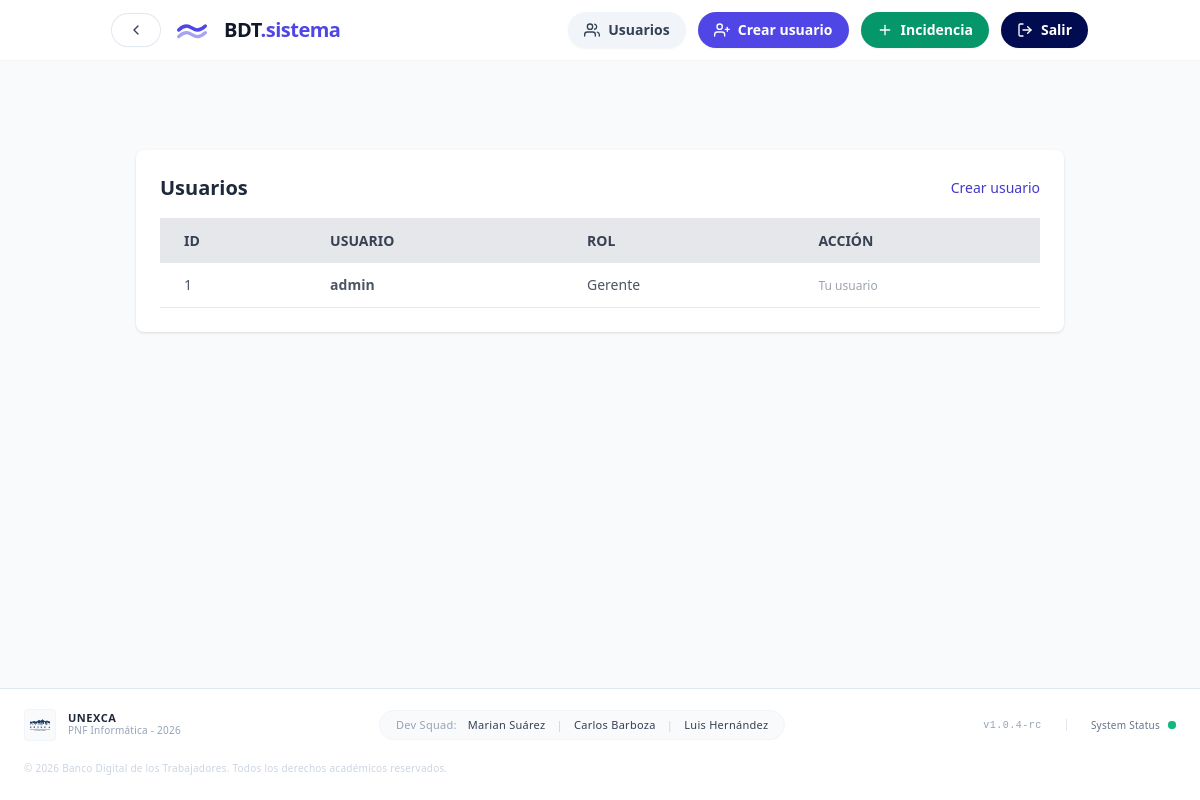
The app's page /index.php?route=users (signed in), older data.
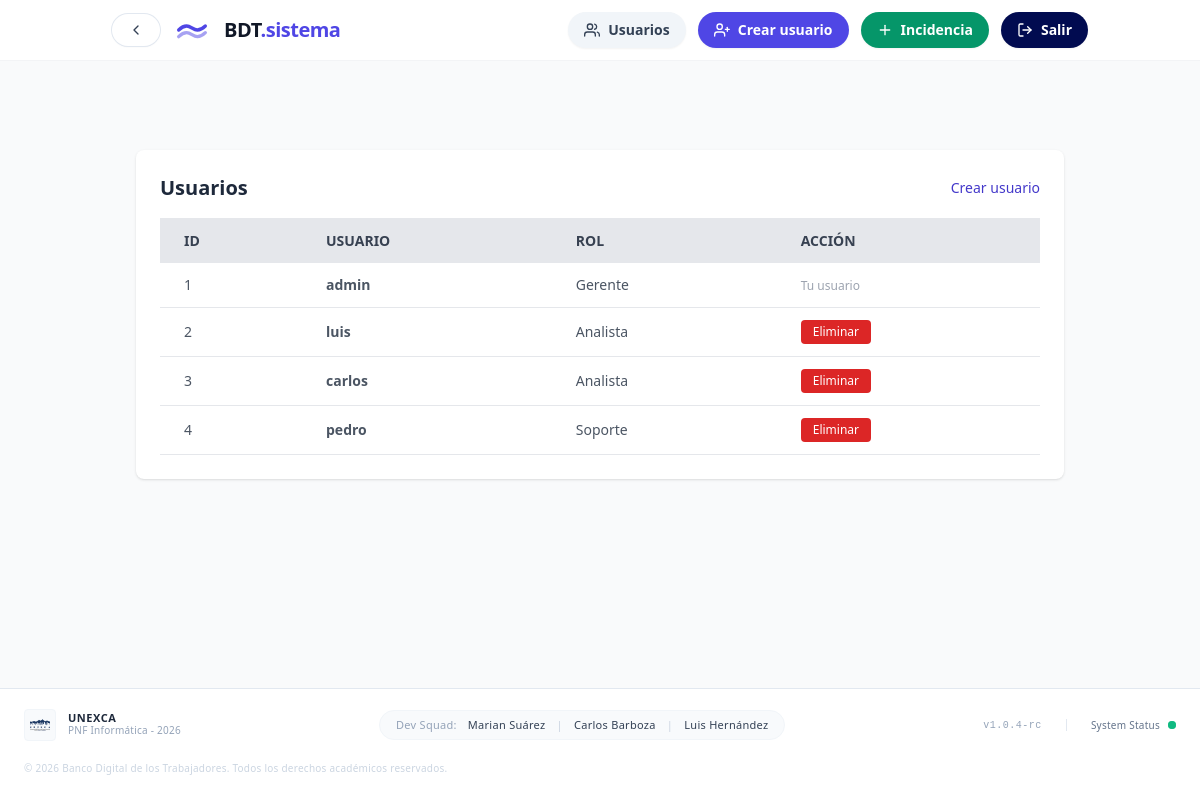
The same page, newer data.
### tables this page shows
CREATE TABLE users (
                id INTEGER PRIMARY KEY AUTOINCREMENT,
                username TEXT NOT NULL UNIQUE,
                password TEXT NOT NULL,
                role TEXT NOT NULL
            );

### app/Controllers/AuthController.php (called while the page is built, shortened)
<?php
class AuthController {
    public function users() {
        $users = User::getAll();
        require __DIR__ . '/../Views/auth/list_users.php';
    }
}

### app/Models/User.php (called while the page is built, shortened)
<?php
class User {
    public static function getAll() {
        $pdo = Database::connect();
        $stmt = $pdo->query("SELECT id, username, role FROM users");
        return $stmt->fetchAll(PDO::FETCH_ASSOC);
    }
}

### app/Views/auth/list_users.php (the view, shortened to what this page needs)
<?php require __DIR__ . '/../layout/header.php'; ?>
<div class="container mx-auto px-12 py-8 mt-[70px]">
    <div class="max-w-5xl mx-auto bg-white p-6 rounded-lg shadow">
        <div class="flex items-center justify-between mb-4">
            <h2 class="text-xl font-bold">Usuarios</h2>
            <a href="?route=create_user" class="text-sm text-indigo-700 hover:underline">Crear usuario</a>
        </div>
        <div class="overflow-x-auto">
            <table class="w-full text-left border-collapse">
                <thead>
                    <tr class="bg-gray-200 text-gray-700 uppercase text-sm leading-normal">
                        <th class="py-3 px-6">ID</th>
                        <th class="py-3 px-6">Usuario</th>
                        <th class="py-3 px-6">Rol</th>
                        <th class="py-3 px-6">Acción</th>
                    </tr>
                </thead>
                <tbody class="text-gray-600 text-sm font-light">
                    <?php foreach ($users as $user): ?>
                        <tr class="border-b border-gray-200 hover:bg-gray-100">
                            <td class="py-3 px-6"><?= $user['id'] ?></td>
                            <td class="py-3 px-6 font-semibold"><?= htmlspecialchars($user['username']) ?></td>
                            <td class="py-3 px-6"><?= htmlspecialchars($user['role']) ?></td>
                            <td class="py-3 px-6">
                                <?php if (intval($user['id']) === intval($_SESSION['user_id'])): ?>
                                    <span class="text-xs text-gray-400">Tu usuario</span>
                                <?php else: ?>
                                    <form method="POST" action="?route=delete_user" onsubmit="return confirm('¿Eliminar este usuario?')">
                                        <button class="text-xs bg-red-600 text-white px-3 py-1 rounded hover:bg-red-700">Eliminar</button>
                                    </form>
                                <?php endif; ?>
                            </td>
                        </tr>
                    <?php endforeach; ?>
                </tbody>
            </table>
        </div>
    </div>
</div>
<?php require __DIR__ . '/../layout/footer.php'; ?>

### public/index.php (shortened to what this page needs)
<?php
require_once __DIR__ . '/../app/Models/User.php';
require_once __DIR__ . '/../app/Controllers/AuthController.php';
$route = $_GET['route'] ?? 'home';
$auth = new AuthController();
switch ($route) {
    case 'users':
        $auth->users();
        break;
}

### app/Views/layout/header.php (shortened to what this page needs)
<!DOCTYPE html>
<html lang="es">
<head>
    <script src="https://cdn.tailwindcss.com"></script>
</head>
<body class="bg-gray-50 text-slate-800 antialiased font-sans flex flex-col min-h-screen">
    <?php $currentRoute = $_GET['route'] ?? 'home'; ?>
    <nav id="main-nav" class="fixed z-50 nav-top">
        <div class="container mx-auto px-6 flex justify-between items-center h-full">
            <div class="flex items-center gap-4">
                <?php if(isset($_SESSION['user_id']) && $currentRoute !== 'home' && $currentRoute !== 'login'): ?>
                    <a href="?route=dashboard" class="inline-flex items-center gap-2 rounded-full bg-white px-4 py-2 text-sm font-semibold text-slate-700 shadow-sm ring-1 ring-slate-200 transition hover:bg-slate-50 focus:outline-none focus:ring-2 focus:ring-slate-300/60">
                        <svg class="h-4 w-4" viewBox="0 0 24 24" fill="none" stroke="currentColor" stroke-width="2" stroke-linecap="round" stroke-linejoin="round" aria-hidden="true">
                            <polyline points="15 18 9 12 15 6"/>
                        </svg>
                    </a>
                <?php endif; ?>
                <span class="text-xl font-bold text-gray-900 tracking-tight">BDT<span class="text-[#4F46E5]">.sistema</span></span>
            </div>
            <?php if(!isset($_SESSION['user_id'])): ?>
                <a href="#" class="text-sm font-semibold text-gray-500 hover:text-[#010b50]">Centro de Ayuda</a>
            <?php elseif($currentRoute !== 'home' && $currentRoute !== 'login'): ?>
                <div class="flex items-center gap-3">
                    <?php if(isset($_SESSION['role']) && $_SESSION['role'] === 'Gerente'): ?>
                        <a href="?route=users" class="inline-flex items-center gap-2 rounded-full bg-slate-100 px-4 py-2 text-sm font-semibold text-slate-700 shadow-sm transition hover:bg-slate-200 focus:outline-none focus:ring-2 focus:ring-slate-400/40">
                            Usuarios
                        </a>
                        <a href="?route=create_user" class="inline-flex items-center gap-2 rounded-full bg-indigo-600 px-4 py-2 text-sm font-semibold text-white shadow-sm transition hover:bg-indigo-700 focus:outline-none focus:ring-2 focus:ring-indigo-600/40">
                            Crear usuario
                        </a>
                    <?php endif; ?>
                    <a href="?route=create_ticket" class="inline-flex items-center gap-2 rounded-full bg-emerald-600 px-4 py-2 text-sm font-semibold text-white shadow-sm transition hover:bg-emerald-700 focus:outline-none focus:ring-2 focus:ring-emerald-600/40">
                        <svg class="h-4 w-4" viewBox="0 0 24 24" fill="none" stroke="currentColor" stroke-width="2" stroke-linecap="round" stroke-linejoin="round" aria-hidden="true">
                            <path d="M12 5v14"/>
                            <path d="M5 12h14"/>
                        </svg>
                        Incidencia
                    </a>
                    <a href="?route=logout" class="inline-flex items-center gap-2 rounded-full bg-[#010b50] px-4 py-2 text-sm font-semibold text-white shadow-sm transition hover:bg-[#0b1f7a] focus:outline-none focus:ring-2 focus:ring-[#010b50]/40">
                        <svg class="h-4 w-4" viewBox="0 0 24 24" fill="none" stroke="currentColor" stroke-width="2" stroke-linecap="round" stroke-linejoin="round" aria-hidden="true">
                            <path d="M9 21H5a2 2 0 0 1-2-2V5a2 2 0 0 1 2-2h4"/>
                            <polyline points="16 17 21 12 16 7"/>
                            <line x1="21" y1="12" x2="9" y2="12"/>
                        </svg>
                        Salir
                    </a>
                </div>
            <?php endif; ?>
        </div>
    </nav>
    <main class="flex-grow w-full pt-12 md:pt-12">

### app/Views/layout/footer.php (shortened to what this page needs)
    </main>
    <footer class="w-full bg-white border-t border-slate-200 transition-colors duration-300 mt-auto font-sans">
        <div class="max-w-[1440px] mx-auto px-6 py-5">
            <div class="flex flex-col md:flex-row items-center justify-between gap-6">
                <div class="flex items-center gap-3">
                    <div class="w-8 h-8 flex items-center justify-center bg-slate-50 rounded border border-slate-100">
                        <img src="/assets/images/unexca-logo.png" alt="UNEXCA Logo" class="w-5 h-5 object-contain"/>
                    </div>
                    <div class="flex flex-col">
                        <span class="text-[11px] font-bold text-slate-800 tracking-wider uppercase leading-none">UNEXCA</span>
                        <span class="text-[10px] text-slate-400 font-medium tracking-wide">PNF Informática - 2026</span>
                    </div>
                </div>
                <div class="hidden lg:flex items-center bg-slate-50 px-4 py-1.5 rounded-full border border-slate-100">
                    <p class="text-[11px] text-slate-500 tracking-wide font-normal">
                        <span class="text-slate-400 mr-2">Dev Squad:</span>
                        <span class="hover:text-blue-600 transition-colors cursor-default font-medium text-slate-700">Marian Suárez</span>
                        <span class="mx-2 text-slate-300">|</span>
                        <span class="hover:text-blue-600 transition-colors cursor-default font-medium text-slate-700">Carlos Barboza</span>
                        <span class="mx-2 text-slate-300">|</span>
                        <span class="hover:text-blue-600 transition-colors cursor-default font-medium text-slate-700">Luis Hernández</span>
                    </p>
                </div>
                <div class="flex items-center gap-6">
                    <div class="flex items-center gap-2">
                        <span class="text-[10px] font-medium text-slate-400 tracking-wider font-mono">v1.0.4-rc</span>
                    </div>
                    <div class="flex items-center gap-2">
                        <span class="text-[10px] font-medium text-slate-500 tracking-wide">System Status</span>
                        <span class="flex h-2 w-2 relative">
                            <span class="relative inline-flex rounded-full h-2 w-2 bg-emerald-500"></span>
                        </span>
                    </div>
                </div>
            </div>
        </div>
    </footer>
    <div class="w-full bg-white pb-6 font-sans">
        <div class="max-w-[1440px] mx-auto px-6">
            <p class="text-slate-300 text-[10px] font-normal leading-normal tracking-wide text-center md:text-left">
                © 2026 Banco Digital de los Trabajadores. Todos los derechos académicos reservados.
            </p>
        </div>
    </div>
</body>
</html>

### app/Views/layout/header.php (style rules this page uses)
#main-nav { transition: all 0.5s cubic-bezier(0.4, 0, 0.2, 1); left: 50%; transform: translateX(-50%); }
.nav-top { width: 100%; top: 0; background-color: rgba(255, 255, 255, 1); border-bottom: 1px solid #f3f4f6; padding: 0.75rem 0; }

Row changes from the older to the newer data that the page shows:
added users: id "2", username "luis", role "Analista"
added users: id "3", username "carlos", role "Analista"
added users: id "4", username "pedro", role "Soporte"
